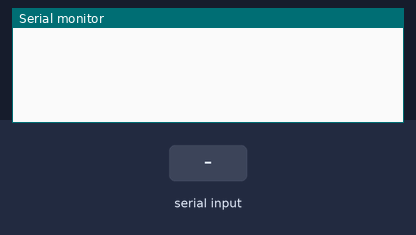
This sketch was run on a simulated Arduino Uno, built with avr-gcc and run on an emulated ATmega328P. Parts: the last lines printed to the serial monitor. Inputs (shaded band) come from the test bench. The modem accepts every AT command (registered, SIM ready, sends succeed) and sends nothing else.

Above: at 1.3 s.
1.4 s: "s" received over Serial
At 3.4 s:
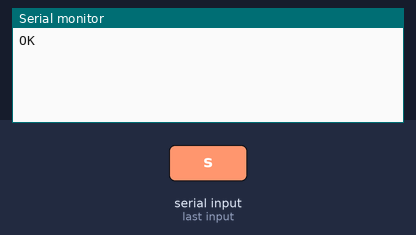
3.9 s: "s" received over the second serial link
At 5.5 s:
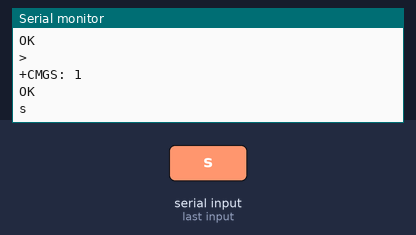

The sketch:

gsm_msg.ino
```cpp
#include <SoftwareSerial.h>

SoftwareSerial mySerial(9, 10);

void setup()
{
  mySerial.begin(9600);   // Setting the baud rate of GSM Module
  Serial.begin(9600);    // Setting the baud rate of Serial Monitor (Arduino)
  delay(100);
}


void loop()
{
  if (Serial.available()>0)
   switch(Serial.read())
  {
    case 's':
      SendMessage();

      break;
    case 'r':
      RecieveMessage();
      break;
  }
}


 void SendMessage()
{
  mySerial.println("AT+CMGF=1");    //Sets the GSM Module in Text Mode
  delay(1000);  // Delay of 1000 milli seconds or 1 second

  while(mySerial.available()>0)
   Serial.write(mySerial.read());

  mySerial.println("AT+CMGS=\"+919160202926\"\r"); // Replace x with mobile number
  delay(1000);
  mySerial.println("I am SMS from GSM Module");// The SMS text you want to send
  mySerial.println((char)26);// ASCII code of CTRL+Z
  delay(1000);
  while(mySerial.available()>0)
   Serial.write(mySerial.read());
}


 void RecieveMessage()
{
  mySerial.println("AT+CNMI=2,2,0,0,0"); // AT Command to receive a live SMS
  delay(1000);
 }
```

Measured:
- after the input at 1.4 s, the serial monitor: prints a new line after 1.0 s (image 1)
- after the input at 3.9 s, the serial monitor: prints a new line after 0.59 s (image 2)
